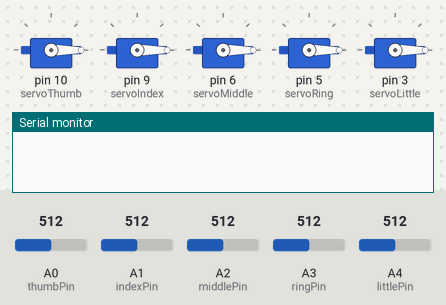
Recording of a sketch running on a simulated Arduino Uno, built with avr-gcc and run on an emulated ATmega328P. Shown: 5 × servo, the last lines printed to the serial monitor. The inputs (shaded band) are chosen by the test bench; at power-on: A0 (thumbPin) = 512, A1 (indexPin) = 512, A2 (middlePin) = 512, A3 (ringPin) = 512, A4 (littlePin) = 512.

Above: at 1.2 s.
1.3 s: A0 (thumbPin) set to 963
At 2.4 s:
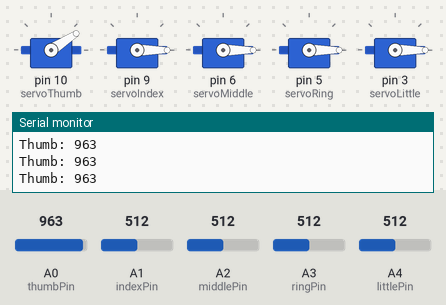
2.8 s: A1 (indexPin) set to 963
At 3.8 s:
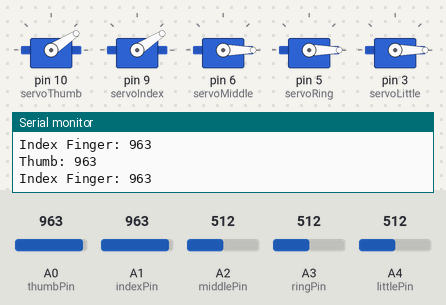
4.3 s: A2 (middlePin) set to 963
At 5.3 s:
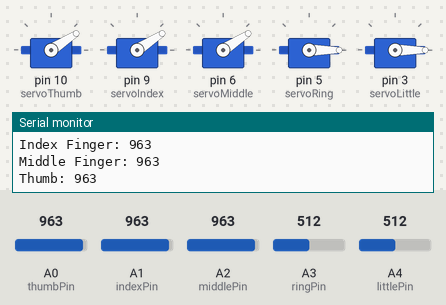
5.8 s: A3 (ringPin) set to 963
At 7.0 s:
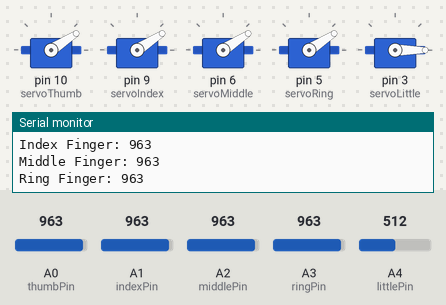
7.3 s: A4 (littlePin) set to 963
At 7.7 s:
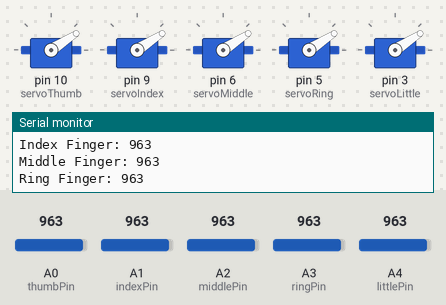
8.8 s: A0 (thumbPin) set to 943
At 9.8 s:
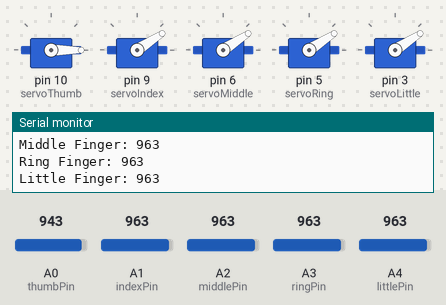
Timing chart, 0 to 11.3 s (numbered marks = the images above; inputs shaded):
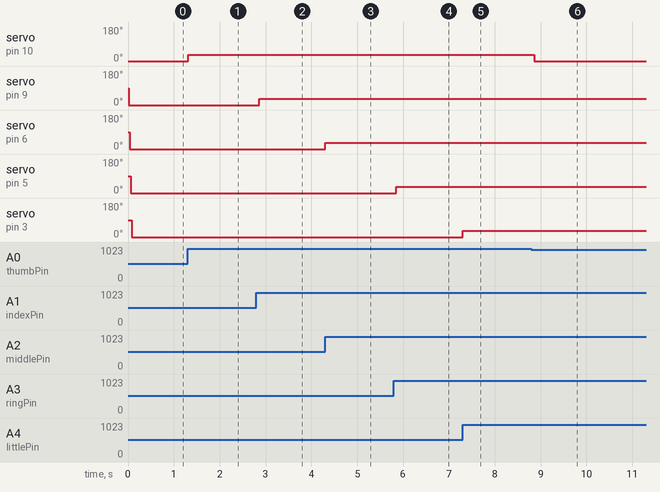

The sketch:

The_Goniometric_glove.ino
```cpp
#include <Servo.h>

Servo servoThumb;
Servo servoIndex;
Servo servoMiddle;
Servo servoRing;
Servo servoLittle;

//flex sensor pins assigned here-
const int thumbPin = A0;
const int indexPin = A1;
const int middlePin = A2;
const int ringPin = A3;
const int littlePin = A4;

//servo pins assigned here
int thumbServo = 10;
int indexServo = 9;
int middleServo = 6;
int ringServo = 5;
int littleServo = 3;

void setup()
{
  Serial.begin(9600);
  servoThumb.attach(10);
  servoIndex.attach(9);
  servoMiddle.attach(6);
  servoRing.attach(5);
  servoLittle.attach(3);
}

void loop()
{
  //thumb finger (Thu)
  int flexThuValue;
  int servoThuPosition;

  flexThuValue = analogRead(thumbPin);

  if (flexThuValue > 953)
  {
    Serial.print("Thumb: ");
    Serial.println(flexThuValue);
  }
  servoThuPosition = map(flexThuValue, 953, 1007, 0, 180);
  servoThuPosition = constrain(servoThuPosition, 0, 180);
  servoThumb.write(servoThuPosition);

  delay(20);


  //index finger (Ind)
  int flexIndValue;
  int servoIndPosition;

  flexIndValue = analogRead(indexPin);

  if (flexIndValue > 953)
  {
    Serial.print("Index Finger: ");
    Serial.println(flexIndValue);
  }
  servoIndPosition = map(flexIndValue, 953, 1007, 0, 180);
  servoIndPosition = constrain(servoIndPosition, 0, 180);
  servoIndex.write(servoIndPosition);

  delay(20);


  //middle finger (Mid)
  int flexMidValue;
  int servoMidPosition;

  flexMidValue = analogRead(middlePin);

  if (flexMidValue >953)
  {
    Serial.print("Middle Finger: ");
    Serial.println(flexMidValue);
  }
  servoMidPosition = map(flexMidValue, 953, 1007, 0, 180);
  servoMidPosition = constrain(servoMidPosition, 0, 180);
  servoMiddle.write(servoMidPosition);

  delay(20);


  //ring finger (Ring)
  int flexRingValue;
  int servoRingPosition;

  flexRingValue = analogRead(ringPin);

  if (flexRingValue >953)
  {
    Serial.print("Ring Finger: ");
    Serial.println(flexRingValue);
  }
  servoRingPosition = map(flexRingValue, 953, 1007, 0, 180);
  servoRingPosition = constrain(servoRingPosition, 0, 180);
  servoRing.write(servoRingPosition);

  delay(20);


  //little finger (Litt)
  int flexLittValue;
  int servoLittPosition;

  flexLittValue = analogRead(littlePin);

  if (flexLittValue > 953)
  {
    Serial.print("Little Finger: ");
    Serial.println(flexLittValue);
  }
  servoLittPosition = map(flexLittValue, 953, 1007, 0, 180);
  servoLittPosition = constrain(servoLittPosition, 0, 180);
  servoLittle.write(servoLittPosition);

  delay(20);
}
```

Measured:
- after the input at 1.3 s, servo on pin 10 (servoThumb): 0° → 33° at once
- after the input at 2.8 s, servo on pin 9 (servoIndex): 0° → 33° after 0.06 s
- after the input at 4.3 s, servo on pin 6 (servoMiddle): 0° → 33° at once
- after the input at 5.8 s, servo on pin 5 (servoRing): 0° → 33° after 0.05 s
- after the input at 7.3 s, servo on pin 3 (servoLittle): 0° → 33° at once
- after the input at 8.8 s, servo on pin 10 (servoThumb): 33° → 0° after 0.06 s
